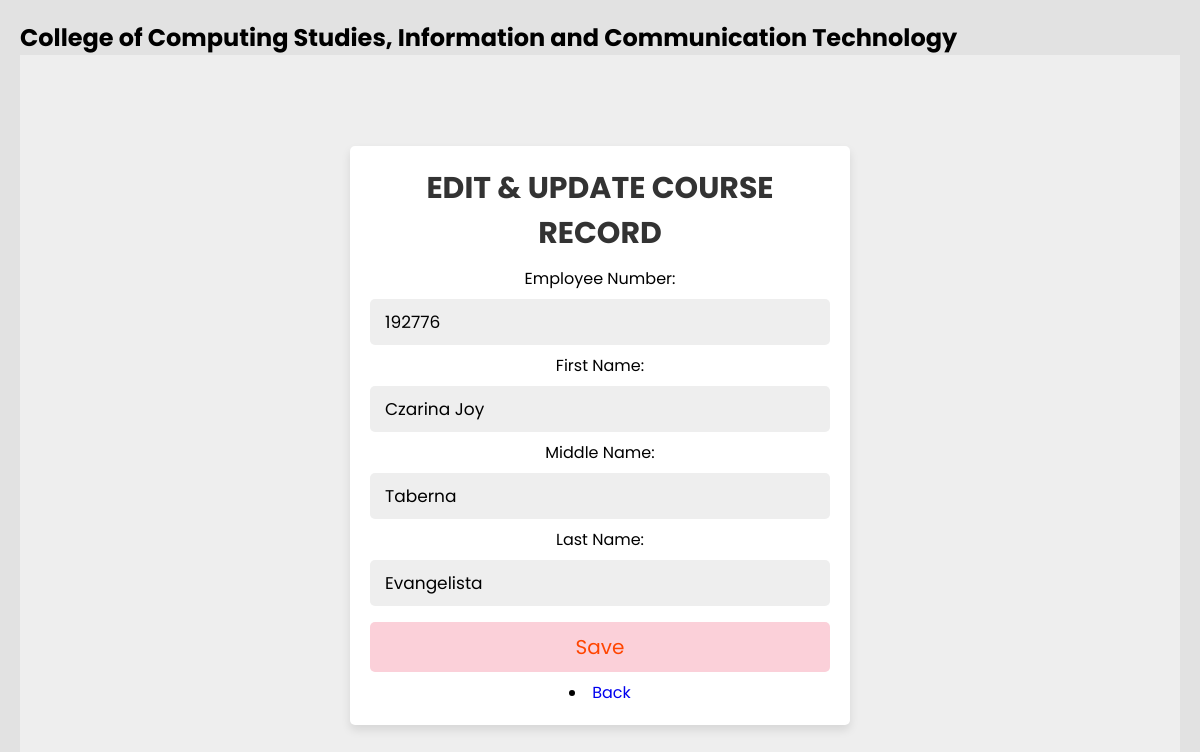
The page /instructor_edit_record.php?id=10 on the database its author committed.
### tables this page shows
CREATE TABLE `tblinstructor` (
  `id` int(11) NOT NULL AUTO_INCREMENT,
  `employee_number` int(11) NOT NULL,
  `fname` varchar(50) NOT NULL,
  `mname` varchar(50) NOT NULL,
  `lname` varchar(50) NOT NULL,
  `password` varchar(50) NOT NULL,
  `date_created` date NOT NULL DEFAULT current_timestamp(),
  `user_type` varchar(50) NOT NULL,
  `is_deleted` tinyint(1) NOT NULL DEFAULT 0,
  PRIMARY KEY (`id`)
);

### instructor_edit_record.php (the view, shortened to what this page needs)
<?php
require("config/db_connect.php");
?>
<!DOCTYPE html>
<html lang="en">
<head>
  <link rel="stylesheet" href="css/add_record.css" />
  <link rel="stylesheet" href="https://cdnjs.cloudflare.com/ajax/libs/font-awesome/5.15.4/css/all.min.css" />
</head>
<body>
  <div class="container">
    <section class="main">
      <div class="main-top">
        <h1>College of Computing Studies, Information and Communication Technology</h1>
      </div>
      <div class="form-container">
        <?php
        $sql = "SELECT id,employee_number, fname,mname,lname FROM tblinstructor WHERE id = :recordid";
        $employee_number = "";
        $fname = "";
        $mname = "";
        $lname = "";
        try {
          $res = $conn->prepare($sql);
          $value = array(":recordid" => $_REQUEST["id"]);
          try {
            $res->execute($value);
            if ($res->rowCount() > 0) {
              $row = $res->fetch(PDO::FETCH_ASSOC);
              $employee_number  = $row["employee_number"];
              $fname = $row["fname"];
              $mname = $row["mname"];
              $lname = $row["lname"];
            }
          } catch (PDOException $e) {
            die("An Error has been occured!");
          }
        } catch (PDOException $e) {
          die("An Error has been occured!");
        }
        ?>
        <form action="instructor_edit_record.php" method="post">
          <h3>Edit & Update Course Record</h3>
          <label>Employee Number:<br>
            <input type="text" value="<?php echo "$employee_number" ?>" name="txtemployee_number" required placeholder="Employee Number"></label>
          <label>First Name:<br>
            <input type="text" value="<?php echo "$fname" ?>" name="txtfname" required placeholder="First Name"></label>
          <label>Middle Name:<br>
            <input type="text" value="<?php echo "$mname" ?>" name="txtmname" required placeholder="Middle Name Name"></label>
          <label>Last Name:<br>
            <input type="text" value="<?php echo "$lname" ?>" name="txtlname" required placeholder="Last Name"> </label>
          <input type="submit" name="btnsave" value="Save" class="form-btn">
          <li>
            <a href="instructor.php">
              <span class="links_name"> Back</span>
            </a>
          </li>
        </form>
      </div>
</body>
</html>

### css/add_record.css (style rules this page uses)
* { margin: 0; padding: 0; outline: none; border: none; text-decoration: none; box-sizing: border-box; font-family: "Poppins", sans-serif; }
body { background: rgb(226, 226, 226); }
.main { position: relative; padding: 20px; width: 100%; }
.main-top { display: flex; width: 100%; }
.form-container { min-height: 100vh; display: flex; align-items: center; justify-content: center; padding:20px; padding-bottom: 60px; background: #eee; }
.form-container form { padding:20px; border-radius: 5px; box-shadow: 0 5px 10px rgba(0,0,0,.1); background: #fff; text-align: center; width: 500px; }
.form-container form h3 { font-size: 30px; text-transform: uppercase; margin-bottom: 10px; color:#333; }
.form-container form input, .form-container form select { width: 100%; padding:10px 15px; font-size: 17px; margin:8px 0; background: #eee; border-radius: 5px; }
.form-container form .form-btn { background: #fbd0d9; color:orangered; text-transform: capitalize; font-size: 20px; cursor: pointer; }

### rows shown on the page
tblinstructor: txtemployee_number "192776", txtfname "Czarina Joy", txtmname "Taberna", txtlname "Evangelista"
